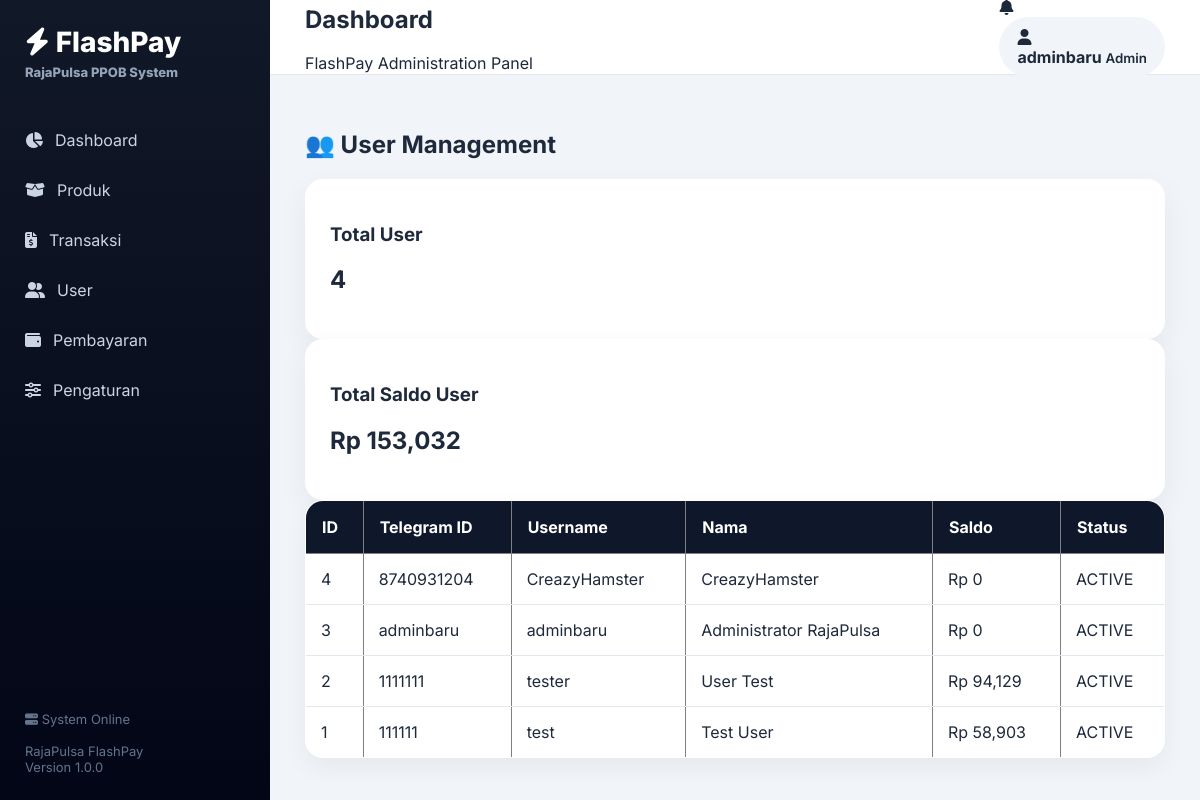
The app's page /admin/users (signed in) with its own data.
### tables this page shows
CREATE TABLE users (

            id INTEGER PRIMARY KEY AUTOINCREMENT,

            telegram_id TEXT UNIQUE,

            username TEXT,

            full_name TEXT,

            balance INTEGER DEFAULT 0,

            status TEXT DEFAULT 'ACTIVE',

            created_at TIMESTAMP DEFAULT CURRENT_TIMESTAMP

        , password_hash TEXT);

### app/web/routes_users.py (the view)
@router.get(
    "/admin/users",
    response_class=HTMLResponse
)
async def users_dashboard(
    request: Request
):
    redirect = require_login(request)
    if redirect:
        return redirect
    try:
        users = user_repository.get_all() or []
        total_user = len(users)
        total_balance = user_repository.total_balance() or 0
        active_user = sum(
            1 for user in users
            if user.get("status") == "ACTIVE"
        )
        inactive_user = total_user - active_user
        context = {
            "request": request,
            "title": "User Management",
            "users": users,
            "total_user": total_user,
            "total_balance": total_balance,
            "active_user": active_user,
            "inactive_user": inactive_user,
            "admin_name": request.session.get(
                "username",
                "Administrator"
            )
        }
        return templates.TemplateResponse(
            request=request,
            name="users.html",
            context=context
        )
    except Exception as e:
        print("==============================")
        print("[USER DASHBOARD ERROR]")
        print(type(e).__name__)
        print(e)
        print("==============================")
        return HTMLResponse(
            content=f"""
<!DOCTYPE html>
<html lang="id">

<head>
<meta charset="utf-8">
<title>User Dashboard Error</title>
</head>

<body style="font-family:Arial;padding:40px">

<h2>❌ User Dashboard Error</h2>

<hr>

<p>Terjadi kesalahan saat membuka halaman User Management.</p>

<pre>{type(e).__name__}: {e}</pre>

</body>

</html>
""",
            status_code=500
        )

### app/web/templates/users.html
{% extends "layout.html" %}
{% block content %}
<h2>
👥 User Management
</h2>
<div class="card">
<h3>
Total User
</h3>
<h1>
{{ total_user }}
</h1>
</div>
<div class="card">
<h3>
Total Saldo User
</h3>
<h1>
Rp {{ "{:,}".format(total_balance) }}
</h1>
</div>
<table border="1" width="100%" cellpadding="8">
<thead>
<tr>
<th>ID</th>
<th>Telegram ID</th>
<th>Username</th>
<th>Nama</th>
<th>Saldo</th>
<th>Status</th>
</tr>
</thead>
<tbody>
{% for user in users %}
<tr>
<td>
{{ user.id }}
</td>
<td>
{{ user.telegram_id }}
</td>
<td>
{{ user.username or "-" }}
</td>
<td>
{{ user.full_name or "-" }}
</td>
<td>
Rp {{ "{:,}".format(user.balance) }}
</td>
<td>
{{ user.status }}
</td>
</tr>
{% endfor %}
</tbody>
</table>
{% endblock %}

### app/web/static/css/admin.css (style rules this page uses)
:root { --primary:#2563eb; --dark:#0f172a; --sidebar:#111827; --light:#f8fafc; --card:#ffffff; --border:#e5e7eb; }
* { box-sizing:border-box; font-family: Inter, "Segoe UI", Arial, sans-serif; }
body { margin:0; background:#f1f5f9; color:#1e293b; }
.card { background:white; padding:25px; border-radius:18px; box-shadow: 0 10px 30px rgba(0,0,0,.06); transition:.25s; }
table { width:100%; background:white; border-radius:18px; overflow:hidden; border-collapse:collapse; box-shadow: 0 10px 25px rgba(0,0,0,.05); }
thead { background:#0f172a; color:white; }
th { padding:16px; text-align:left; }
td { padding:15px; border-bottom:1px solid #e2e8f0; }

### records on screen
users: id "4", telegram_id "8740931204", username "CreazyHamster", full_name "CreazyHamster", balance "0", status "ACTIVE"
users: id "3", telegram_id "adminbaru", username "adminbaru", full_name "Administrator RajaPulsa", balance "0", status "ACTIVE"
users: id "2", telegram_id "1111111", username "tester", full_name "User Test", balance "94,129", status "ACTIVE"
users: id "1", telegram_id "111111", username "test", full_name "Test User", balance "58,903", status "ACTIVE"

### other values on screen
{{ admin_name or "Administrator" }} "adminbaru"
{{ total_user }} "4"
{{ "{:,}".format(total_balance) }} "153,032"
